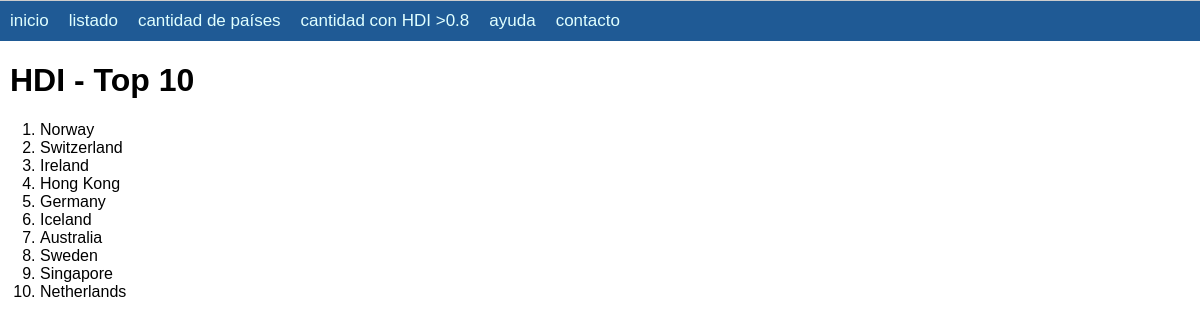
/listado, run on the app's committed database.
### tables this page shows
CREATE TABLE datoshdi (
    id integer primary key autoincrement,
    nombre text(50),
    hdi float,
    pop2022 float);

### main.py (the view)
@app.route('/listado')
def lista_top10():
    cn = sqlite3.connect('datos.db')
    q = """SELECT *
               FROM
                   DATOSHDI
               WHERE
                   HDI > 0.8
               ORDER BY
                   HDI DESC
               LIMIT 10;
        """
    resu = cn.execute(q)
    nueva_lista = resu.fetchall()
    cn.close()
    return render_template('lista.html',
                         lista=nueva_lista
                        )

### templates/lista.html
{% extends 'base.html' %}
{% block titulo %}
<h1>HDI - Top 10</h1>
{% endblock %}
{% block contenido %}
<ol>
{% for pais in lista %}
  <li>{{ pais[1] }}</li>
{% endfor %}
    </ol>
{% endblock %}

### templates/base.html (shortened to what this page needs)
<!DOCTYPE html>
<html lang="en">
<head>
<link rel="stylesheet" type="text/css"
      href="{{ url_for('static', filename='styles.css') }}">
</head>
  <nav>
    <a href="{{ url_for('index') }}">inicio</a>
    <a href="{{ url_for('lista_top10') }}">listado</a>
    <a href="{{ url_for('devuelve_cantidad') }}">cantidad de países</a>
    <a href="{{ url_for('devuelve_cantidad_alta') }}">cantidad con HDI >0.8</a>
    <a href="{{ url_for('dar_ayuda') }}">ayuda</a>
    <a href="{{ url_for('contacto') }}">contacto</a>
</nav>
<body>
{% block titulo %}{% endblock %}
{% block contenido %}{% endblock %}
</body>
</html>

### static/styles.css (style rules this page uses)
body { margin: 0; padding: 0; font-family: Arial, Helvetica, sans-serif; }
nav { background-color: #1F5A95; border-top: solid 1px #ccc; overflow: hidden; }
nav a { float: left; color: lightcyan; text-align: center; font-size: 17px; text-decoration: none; padding: 10px; }
h1, h2, h3, p, table, img { margin-left: 10px; }

### data on the page
datoshdi: nombre "Norway"
datoshdi: nombre "Switzerland"
datoshdi: nombre "Ireland"
datoshdi: nombre "Hong Kong"
datoshdi: nombre "Germany"
datoshdi: nombre "Iceland"
datoshdi: nombre "Australia"
datoshdi: nombre "Sweden"
datoshdi: nombre "Singapore"
datoshdi: nombre "Netherlands"
